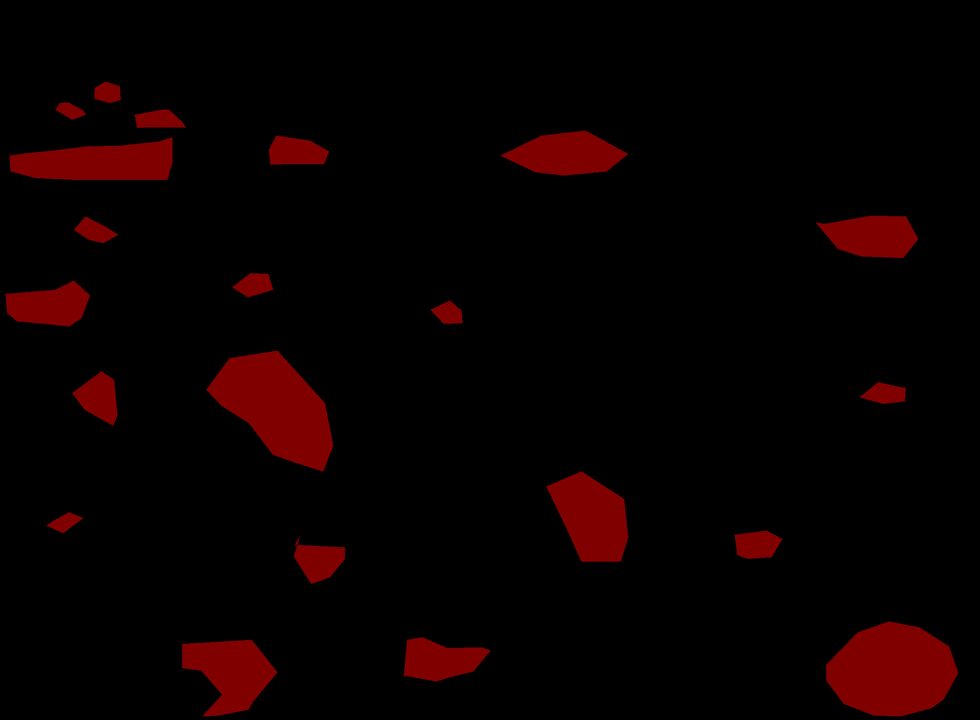
#> input picture img.png, 980 x 720 px, shrunk from 2352 x 1728 before the run, found by its file name
$ python a_star.py
#> lines starting #> are read from the running program, lines starting #| are printed output that depends on the picture
"""

A* grid planning

author: Atsushi Sakai(@Atsushi_twi)
        Nikos Kanargias (nkana@tee.gr)

See Wikipedia article (https://en.wikipedia.org/wiki/A*_search_algorithm)

"""

import math
import cv2
import matplotlib.pyplot as plt

show_animation = True
class AStarPlanner:
    def __init__(self, ox, oy, resolution, rr):
        self.resolution = resolution
        self.rr = rr
        self.min_x, self.min_y = 0, 0
        self.max_x, self.max_y = 0, 0
        self.obstacle_map = None
        self.x_width, self.y_width = 0, 0
        self.motion = self.get_motion_model()
        self.calc_obstacle_map(ox, oy)
    class Node:#节点
        def __init__(self, x, y, cost, parent_index):
            self.x = x  # index of grid
            self.y = y  # index of grid
            self.cost = cost#代价
            self.parent_index = parent_index
        def __str__(self):
            return str(self.x) + "," + str(self.y) + "," + str(
                self.cost) + "," + str(self.parent_index)

    def planning(self, sx, sy, gx, gy):#网格作为最小单位将像素重索引
        #初始化节点
        start_node = self.Node(self.calc_xy_index(sx, self.min_x),
                               self.calc_xy_index(sy, self.min_y), 0.0, -1)
        goal_node = self.Node(self.calc_xy_index(gx, self.min_x),
                              self.calc_xy_index(gy, self.min_y), 0.0, -1)
        #初始化开集闭集
        open_set, closed_set = dict(), dict()
        #初始化开集的起始节点：起始节点
        open_set[self.calc_grid_index(start_node)] = start_node
        while True:
            if len(open_set) == 0:
                break
            c_id = min(open_set,key=lambda o: open_set[o].cost + self.calc_heuristic(goal_node,open_set[o]))
            current = open_set[c_id]
            if current.x == goal_node.x and current.y == goal_node.y:
                goal_node.parent_index = current.parent_index
                goal_node.cost = current.cost
                break
            #删除当前节点
            del open_set[c_id]
            #添加到闭集
            closed_set[c_id] = current
            #选择运动模式
            for i, _ in enumerate(self.motion):
                node = self.Node(current.x + self.motion[i][0],current.y + self.motion[i][1],current.cost + self.motion[i][2], c_id)
                n_id = self.calc_grid_index(node)
                if not self.verify_node(node):#是障碍物
                    continue
                if n_id in closed_set:
                    continue
                if n_id not in open_set:
                    open_set[n_id] = node
                else:
                    if node.cost<open_set[n_id].cost:
                        open_set[n_id] = node
        rx, ry = self.calc_final_path(goal_node, closed_set)
        return rx, ry

    def calc_final_path(self, goal_node, closed_set):
        # generate final course
        rx, ry = [self.calc_grid_position(goal_node.x, self.min_x)], [
            self.calc_grid_position(goal_node.y, self.min_y)]
        parent_index = goal_node.parent_index
        while parent_index != -1:
            n = closed_set[parent_index]
            rx.append(self.calc_grid_position(n.x, self.min_x))
            ry.append(self.calc_grid_position(n.y, self.min_y))
            parent_index = n.parent_index
        return rx, ry

    @staticmethod
    def calc_heuristic(n1, n2):
        w = 1.0  # weight of heuristic
        d = w * math.hypot(n1.x - n2.x, n1.y - n2.y)
        return d

    def calc_grid_position(self, index, min_position):
        pos = index * self.resolution + min_position
        return pos

    def calc_xy_index(self, position, min_pos):
        return round((position - min_pos) / self.resolution)

    def calc_grid_index(self, node):
        return (node.y - self.min_y) * self.x_width + (node.x - self.min_x)

    def verify_node(self, node):
        px = self.calc_grid_position(node.x, self.min_x)
        py = self.calc_grid_position(node.y, self.min_y)
        if px < self.min_x:
            return False
        elif py < self.min_y:
            return False
        elif px >= self.max_x:
            return False
        elif py >= self.max_y:
            return False
        # collision check
        if self.obstacle_map[node.x][node.y]:#检查当前节点是否在障碍物中
            return False

        return True

    def calc_obstacle_map(self, ox, oy):
        self.min_x = round(min(ox))
        self.min_y = round(min(oy))
        self.max_x = round(max(ox))
        self.max_y = round(max(oy))
        self.x_width = round((self.max_x - self.min_x) / self.resolution)#障碍物x域
        self.y_width = round((self.max_y - self.min_y) / self.resolution)#障碍物y域
        # obstacle map generation
        self.obstacle_map = [[False for _ in range(self.y_width)]#以false初始化障碍物列表
                             for _ in range(self.x_width)]
        for ix in range(self.x_width):
            x = self.calc_grid_position(ix, self.min_x)#格子的实际x坐标
            for iy in range(self.y_width):
                y = self.calc_grid_position(iy, self.min_y)
                for iox, ioy in zip(ox, oy):
                    d = math.hypot(iox - x, ioy - y)#欧式距离
                    if d <= self.rr:#如果<=表示障碍物与车体相交
                        self.obstacle_map[ix][iy] = True#将对应格子设为true表示有障碍物
                        break

    @staticmethod
    def get_motion_model():
        # dx, dy, cost
        motion = [[1, 0, 1],
                  [0, 1, 1],
                  [-1, 0, 1],
                  [0, -1, 1],
                  [-1, -1, math.sqrt(2)],
                  [-1, 1, math.sqrt(2)],
                  [1, -1, math.sqrt(2)],
                  [1, 1, math.sqrt(2)]]
        return motion


def main():
    print(__file__ + " start!!")
    # start and goal position
    sx = 10.0  # [m]
    sy = 10.0  # [m]
    gx = 100.0  # [m]
    gy = 100.0  # [m]
    grid_size = 100.0  # [m]
    robot_radius = 1.0  # [m]
    ox, oy = [], []#关闭列表/石头
    img = cv2.imread(r'E:\cource\u3exercise\img.png', cv2.IMREAD_GRAYSCALE)
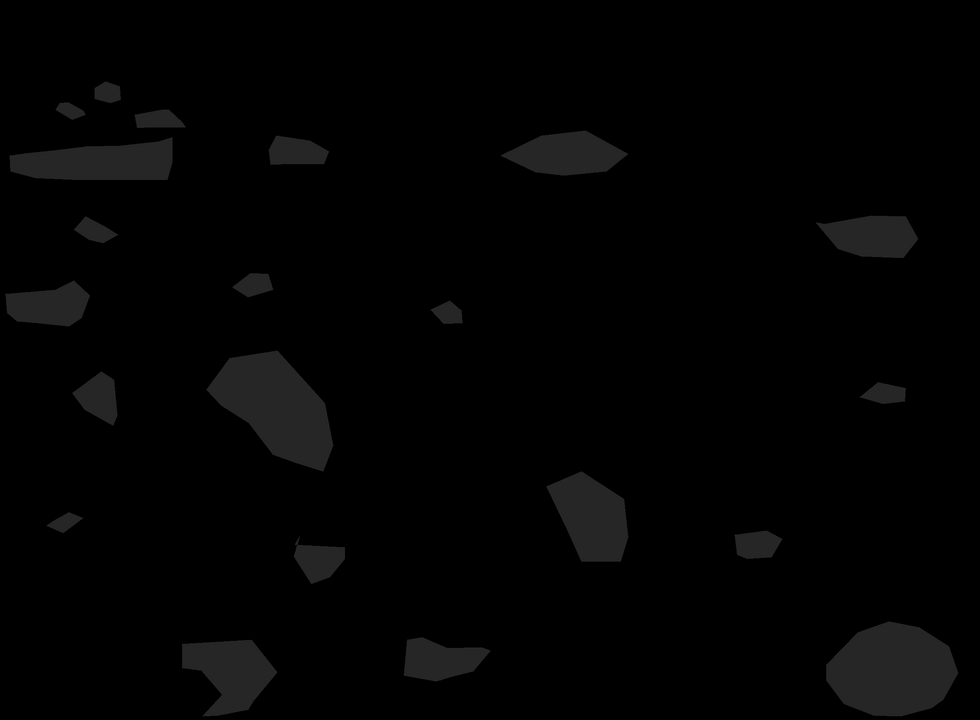
#> img: shape (720, 980); min 0, max 44, mean 2.9
    rec_a = img.shape[0]
#> rec_a = 720
    rec_h = img.shape[1]
#> rec_h = 980
    for i in range(0,rec_a):
        for j in range(0, rec_h):
            if img[i][j]!=255:
                ox.append(i)
                oy.append(j)
    if show_animation:  # pragma: no cover
        plt.plot(ox, oy, ".k")
        plt.plot(sx, sy, "og")
        plt.plot(gx, gy, "xb")
        plt.grid(True)
        plt.axis("equal")
    a_star = AStarPlanner(ox, oy, grid_size, robot_radius)
    rx, ry = a_star.planning(sx, sy, gx, gy)
#> rx = [100]; ry = [100]
    if show_animation:  # pragma: no cover
        plt.plot(rx, ry, "-r")
        plt.pause(0.001)
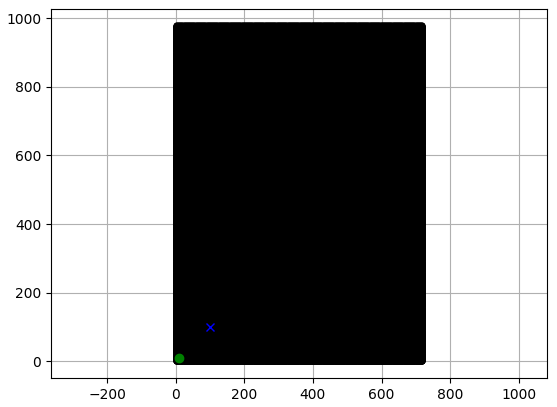
#> figure drawn by matplotlib, 1 panel
        plt.show()
if __name__ == '__main__':
    main()
